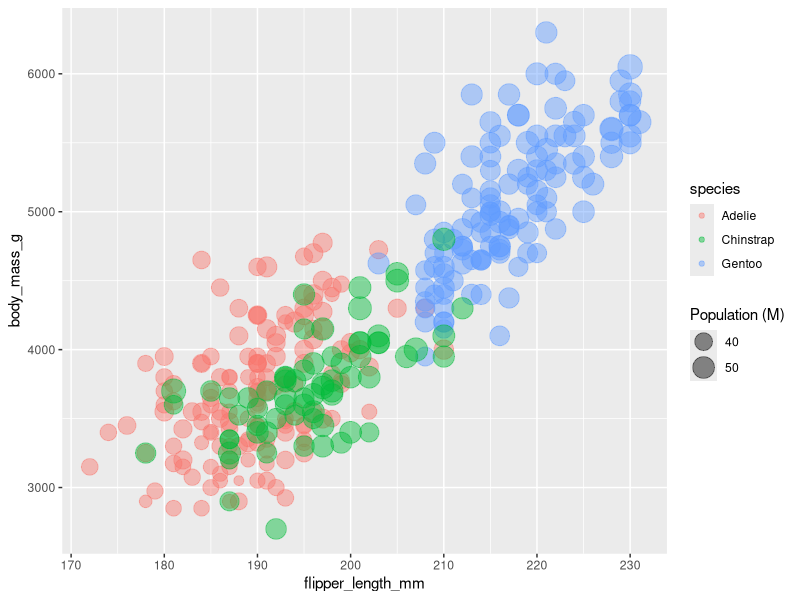

Write the R code that produced this figure.
library(ggplot2)
library(dplyr)

# The dataset is provided in the gapminder library
library(palmerpenguins)
data <- penguins

# Most basic bubble plot
data %>%
  ggplot(aes(x=flipper_length_mm, y=body_mass_g, size=bill_length_mm, color=species)) +
  geom_point(alpha=0.45) +
  scale_size(range = c(3, 8), name="Population (M)")

